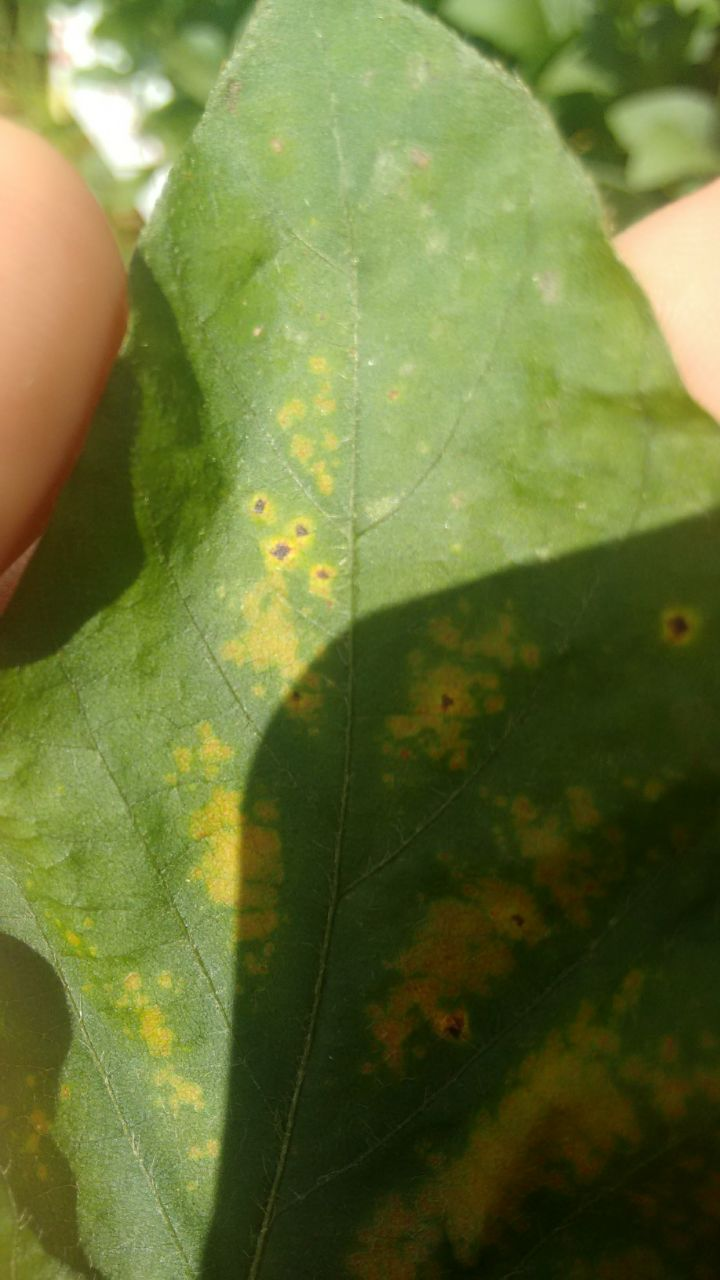
#> input picture Pesquisa/pdi software/dataset/Com ferrugem/com-01.jpg, 720 x 1280 px
$ python plot_orb.py
#> lines starting #> are read from the running program, lines starting #| are printed output that depends on the picture
"""
==========================================
ORB feature detector and binary descriptor
==========================================

This example demonstrates the ORB feature detection and binary description
algorithm. It uses an oriented FAST detection method and the rotated BRIEF
descriptors.

Unlike BRIEF, ORB is comparatively scale and rotation invariant while still
employing the very efficient Hamming distance metric for matching. As such, it
is preferred for real-time applications.

"""
from skimage import data
from skimage import transform as tf
from skimage.feature import (match_descriptors, corner_harris,
                             corner_peaks, ORB, plot_matches)
from skimage.color import rgb2gray
import matplotlib.pyplot as plt

img=plt.imread('dataset/Com ferrugem/com-01.jpg')
#> img is the input picture: shape (1280, 720, 3); mean R, G, B 106, 116.7, 57.6

img1 = rgb2gray(img)
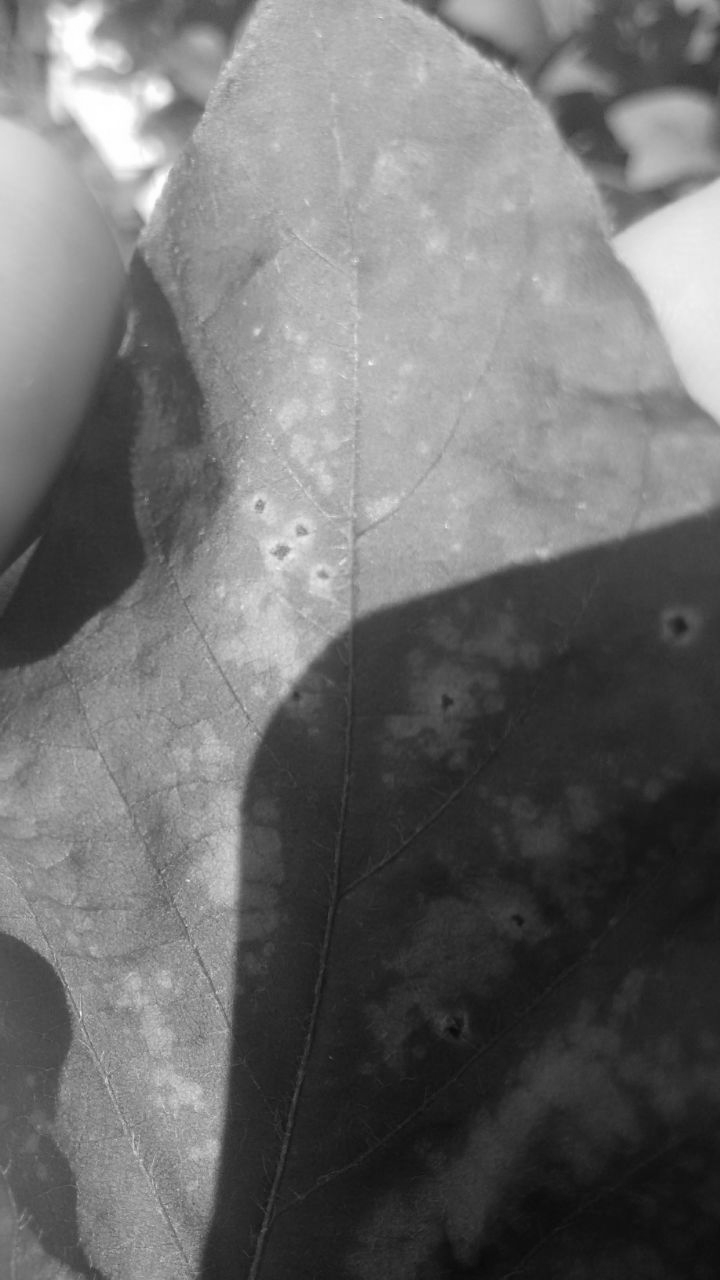
#> img1: shape (1280, 720) float64; min 0.0387, max 1, mean 0.432
img2 = tf.rotate(img1, 180) #rgb2gray(plt.imread('dataset/Sem ferrugem/sem-01.jpg'))
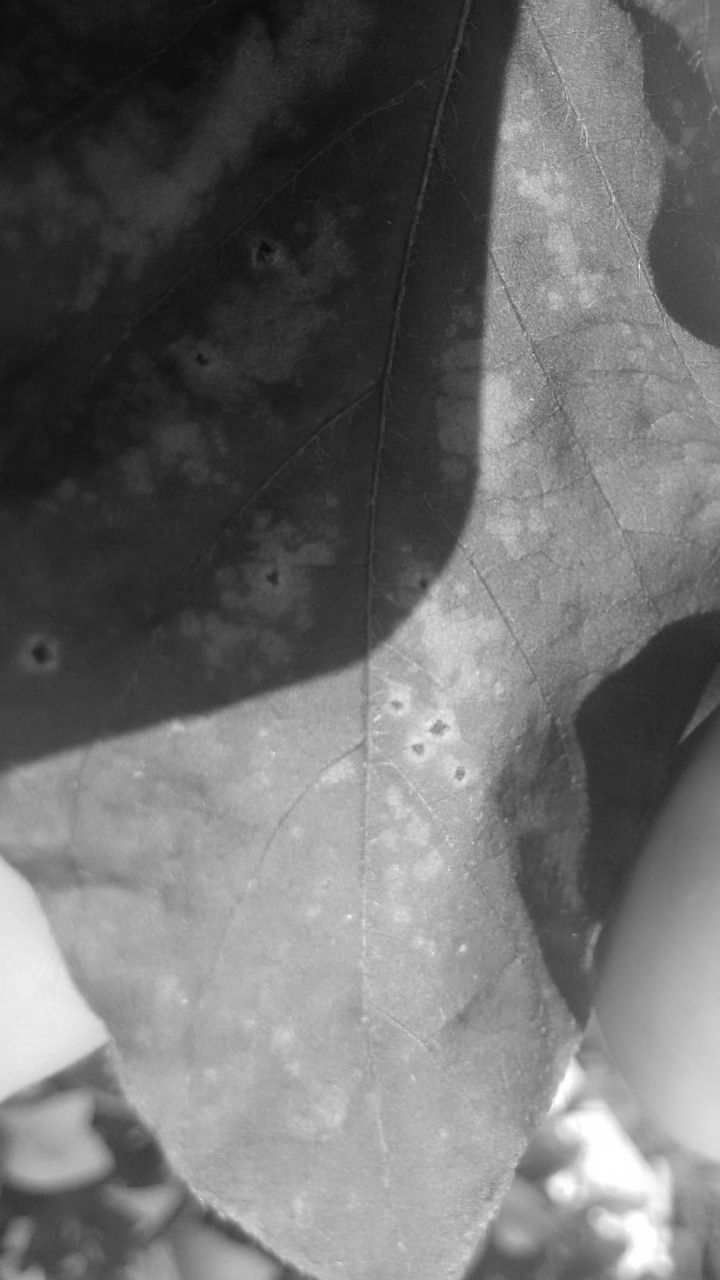
#> img2: shape (1280, 720) float64; min 0.0387, max 1, mean 0.432
tform = tf.AffineTransform(scale=(1.3, 1.1), rotation=0.5,
                           translation=(0, -200))
img3 = tf.warp(img1, tform)
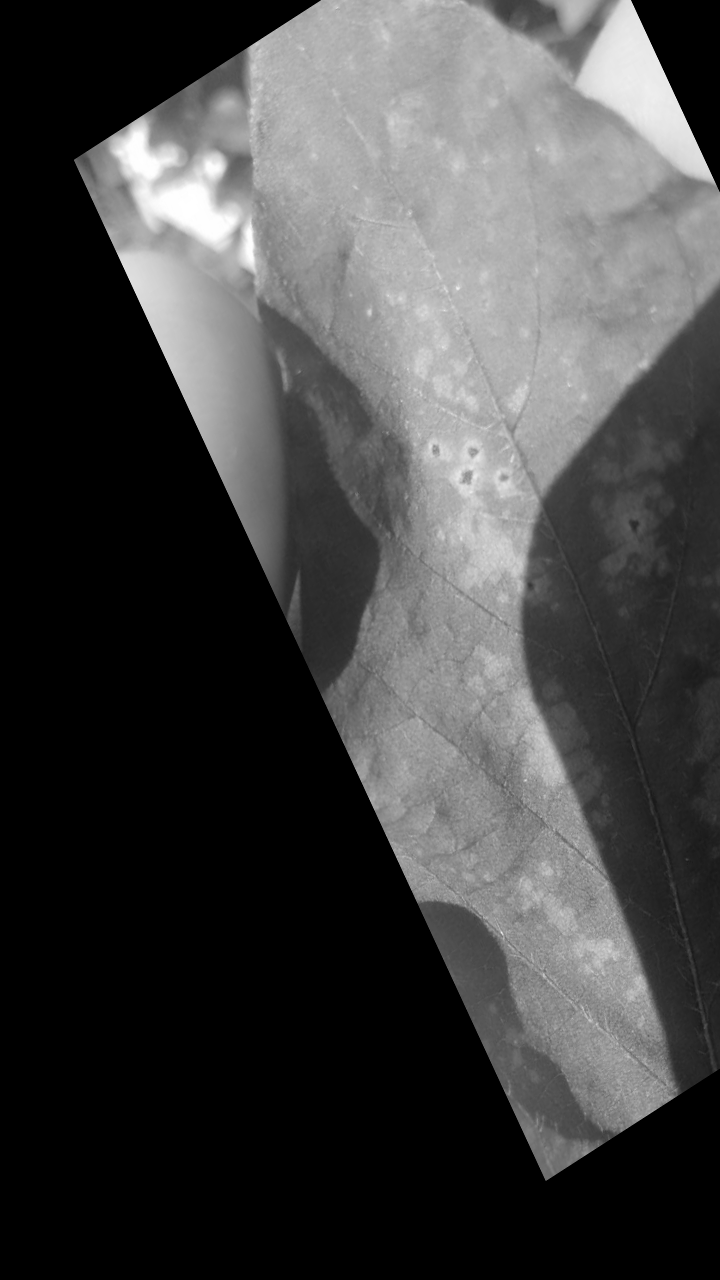
#> img3: shape (1280, 720) float64; min 0, max 1, mean 0.268

descriptor_extractor = ORB(n_keypoints=20)

descriptor_extractor.detect_and_extract(img1)
keypoints1 = descriptor_extractor.keypoints
descriptors1 = descriptor_extractor.descriptors

descriptor_extractor.detect_and_extract(img2)
keypoints2 = descriptor_extractor.keypoints
descriptors2 = descriptor_extractor.descriptors

descriptor_extractor.detect_and_extract(img3)
keypoints3 = descriptor_extractor.keypoints
descriptors3 = descriptor_extractor.descriptors

matches12 = match_descriptors(descriptors1, descriptors2, cross_check=True)
matches13 = match_descriptors(descriptors1, descriptors3, cross_check=True)

fig, ax = plt.subplots(nrows=2, ncols=1)

plt.gray()

plot_matches(ax[0], img1, img2, keypoints1, keypoints2, matches12)
#> (this line was passed over: skimage is not available in this run)
ax[0].axis('off')
ax[0].set_title("Original Image vs. Transformed Image")

plot_matches(ax[1], img1, img3, keypoints1, keypoints3, matches13)
#> (this line was passed over: skimage is not available in this run)
ax[1].axis('off')
ax[1].set_title("Original Image vs. Transformed Image")


plt.show()

$ run again, with Pesquisa/pdi software/dataset/Sem ferrugem/sem-01.jpg copied over Pesquisa/pdi software/dataset/Com ferrugem/com-01.jpg
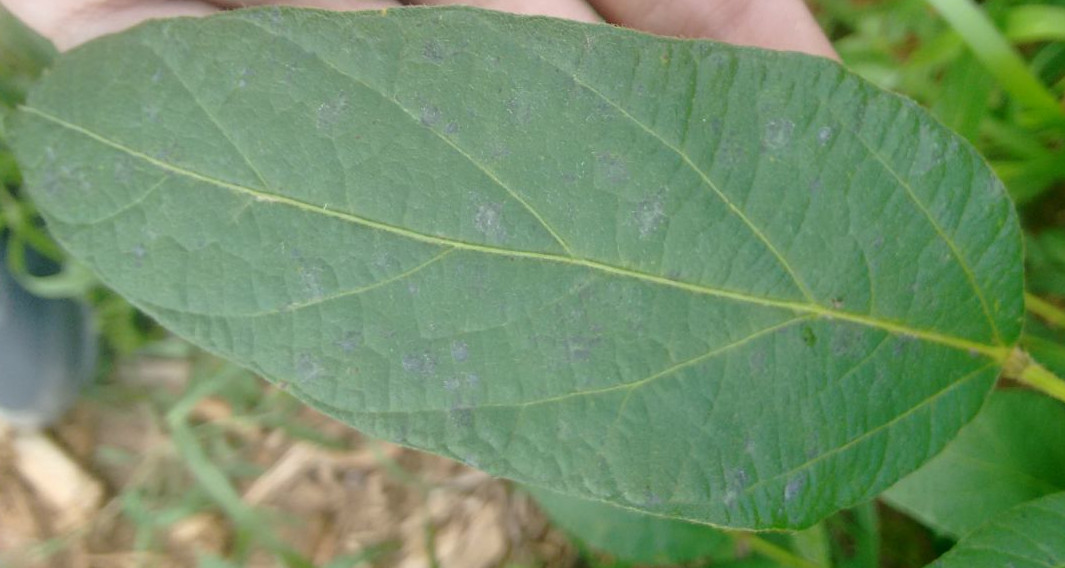
#> input picture Pesquisa/pdi software/dataset/Sem ferrugem/sem-01.jpg, 1065 x 568 px
#> img is the input picture: shape (568, 1065, 3); mean R, G, B 114.2, 144.1, 104.5
#> `img2 = tf.rotate(img1, 180) #rgb2gray(plt.imread('dataset/Sem ferrugem..`:
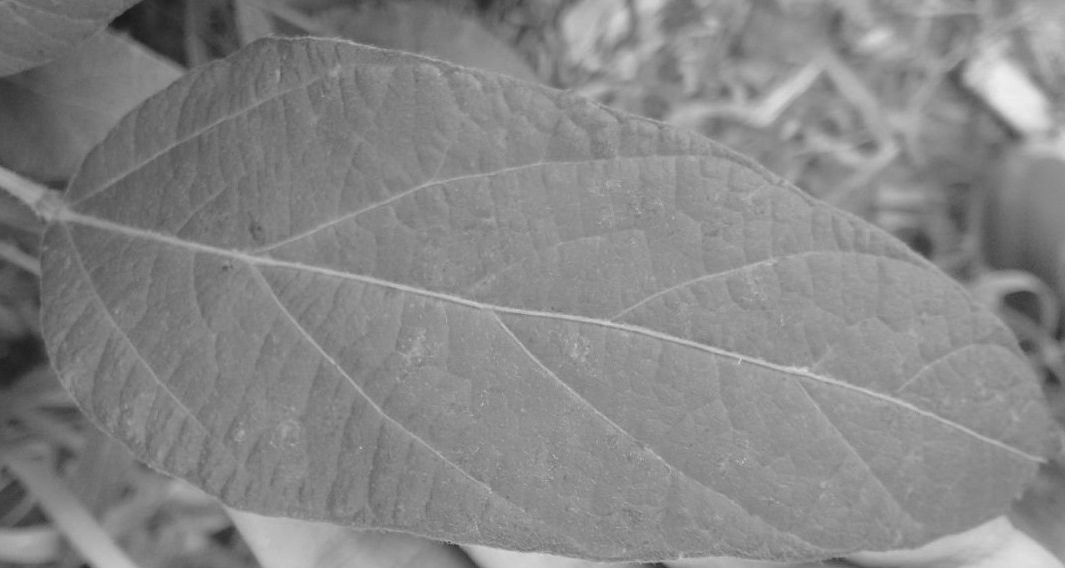
#> img2: shape (568, 1065) float64; min 0.101, max 0.938, mean 0.529
#> `img3 = tf.warp(img1, tform)`:
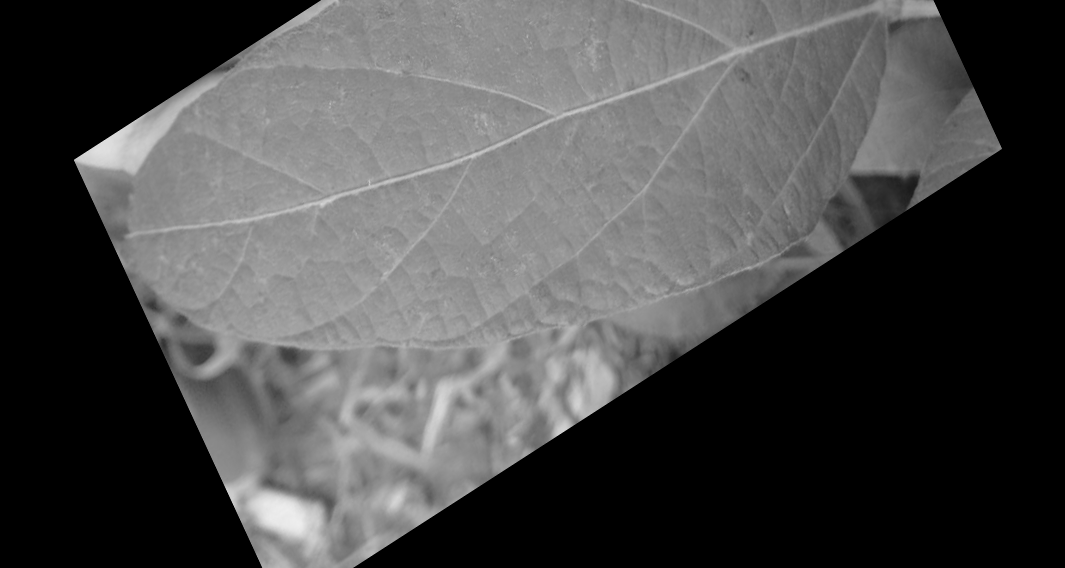
#> img3: shape (568, 1065) float64; min 0, max 0.936, mean 0.292

$ run again, with Pesquisa/pdi software/dataset/Com ferrugem/com-02.jpg copied over Pesquisa/pdi software/dataset/Com ferrugem/com-01.jpg
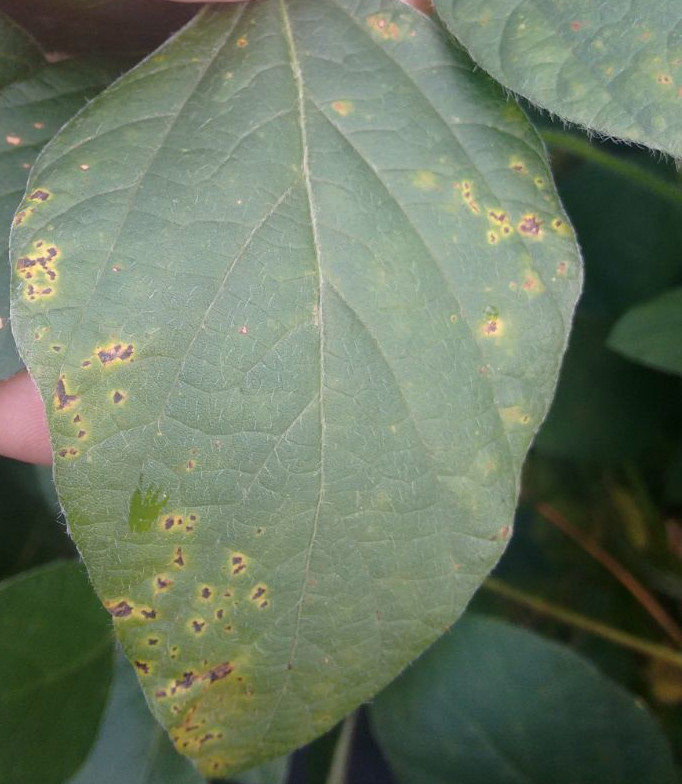
#> input picture Pesquisa/pdi software/dataset/Com ferrugem/com-02.jpg, 682 x 784 px
#> img is the input picture: shape (784, 682, 3); mean R, G, B 106.5, 120.2, 98.8
#> `img2 = tf.rotate(img1, 180) #rgb2gray(plt.imread('dataset/Sem ferrugem..`:
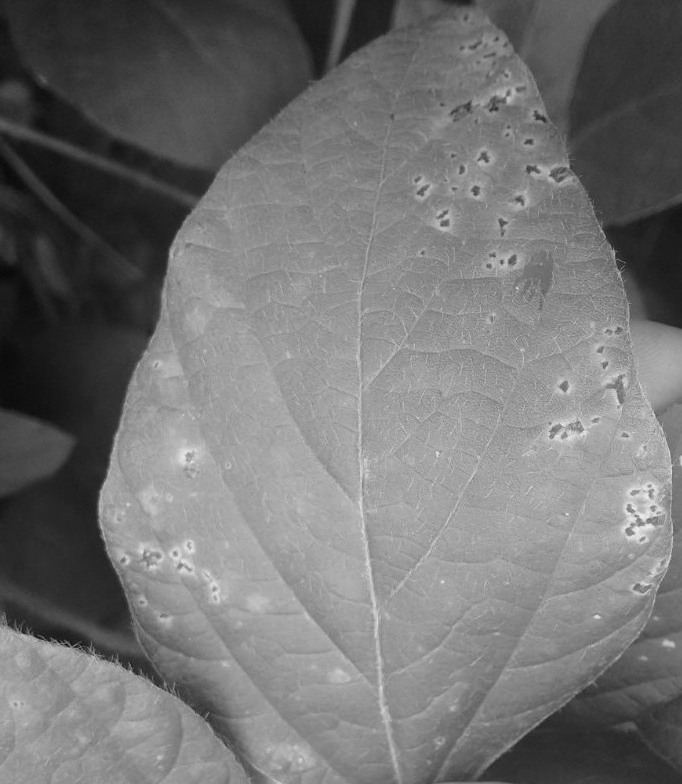
#> img2: shape (784, 682) float64; min 0.0342, max 0.945, mean 0.454
#> `img3 = tf.warp(img1, tform)`:
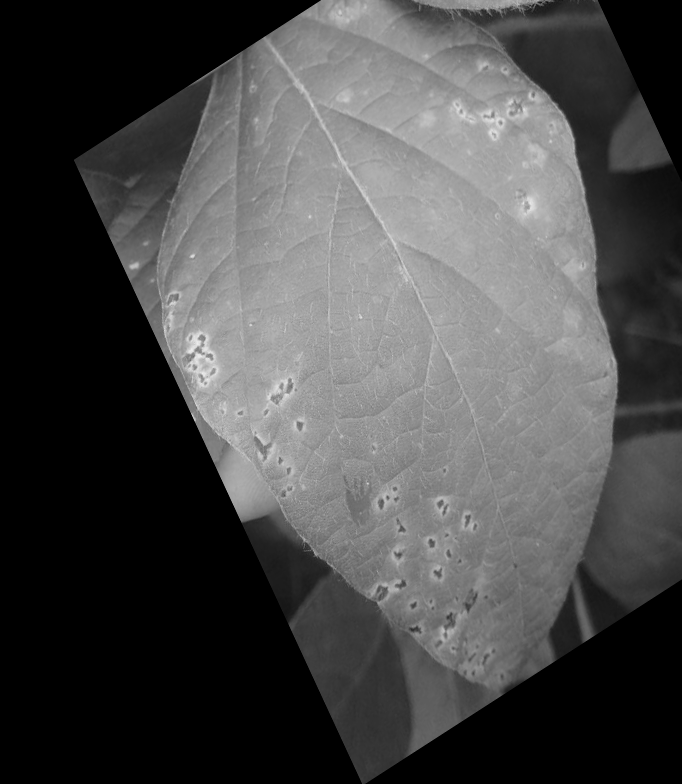
#> img3: shape (784, 682) float64; min 0, max 0.927, mean 0.288

$ run again, with Pesquisa/pdi software/dataset/Com ferrugem/com-03.jpg copied over Pesquisa/pdi software/dataset/Com ferrugem/com-01.jpg
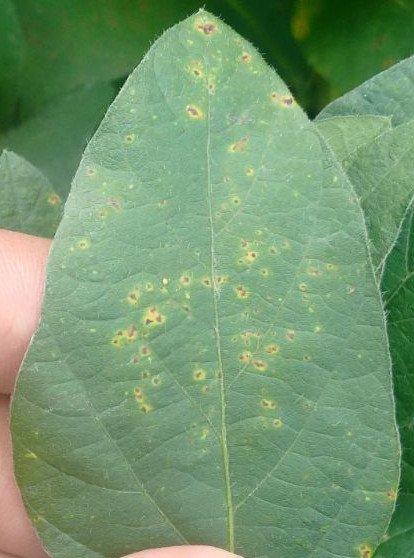
#> input picture Pesquisa/pdi software/dataset/Com ferrugem/com-03.jpg, 414 x 558 px
#> img is the input picture: shape (558, 414, 3); mean R, G, B 115.9, 151.1, 111.1
#> `img2 = tf.rotate(img1, 180) #rgb2gray(plt.imread('dataset/Sem ferrugem..`:
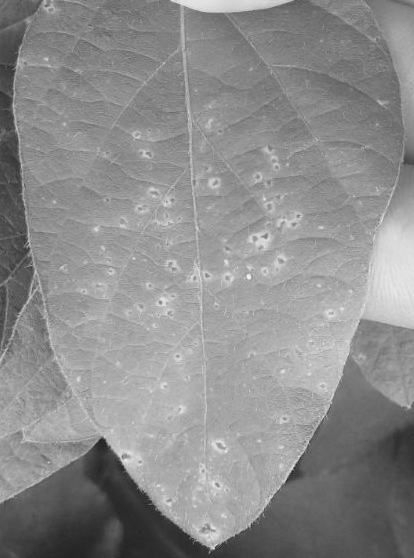
#> img2: shape (558, 414) float64; min 0.129, max 0.972, mean 0.552
#> `img3 = tf.warp(img1, tform)`:
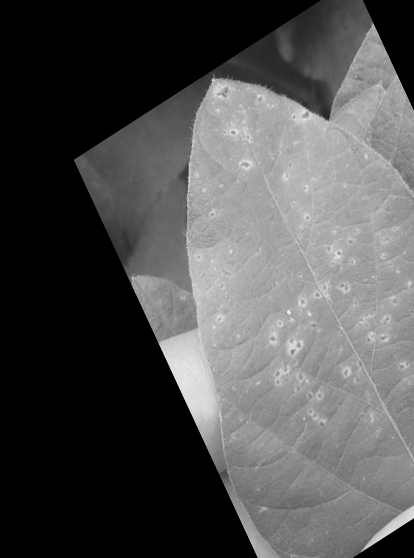
#> img3: shape (558, 414) float64; min 0, max 0.945, mean 0.315
